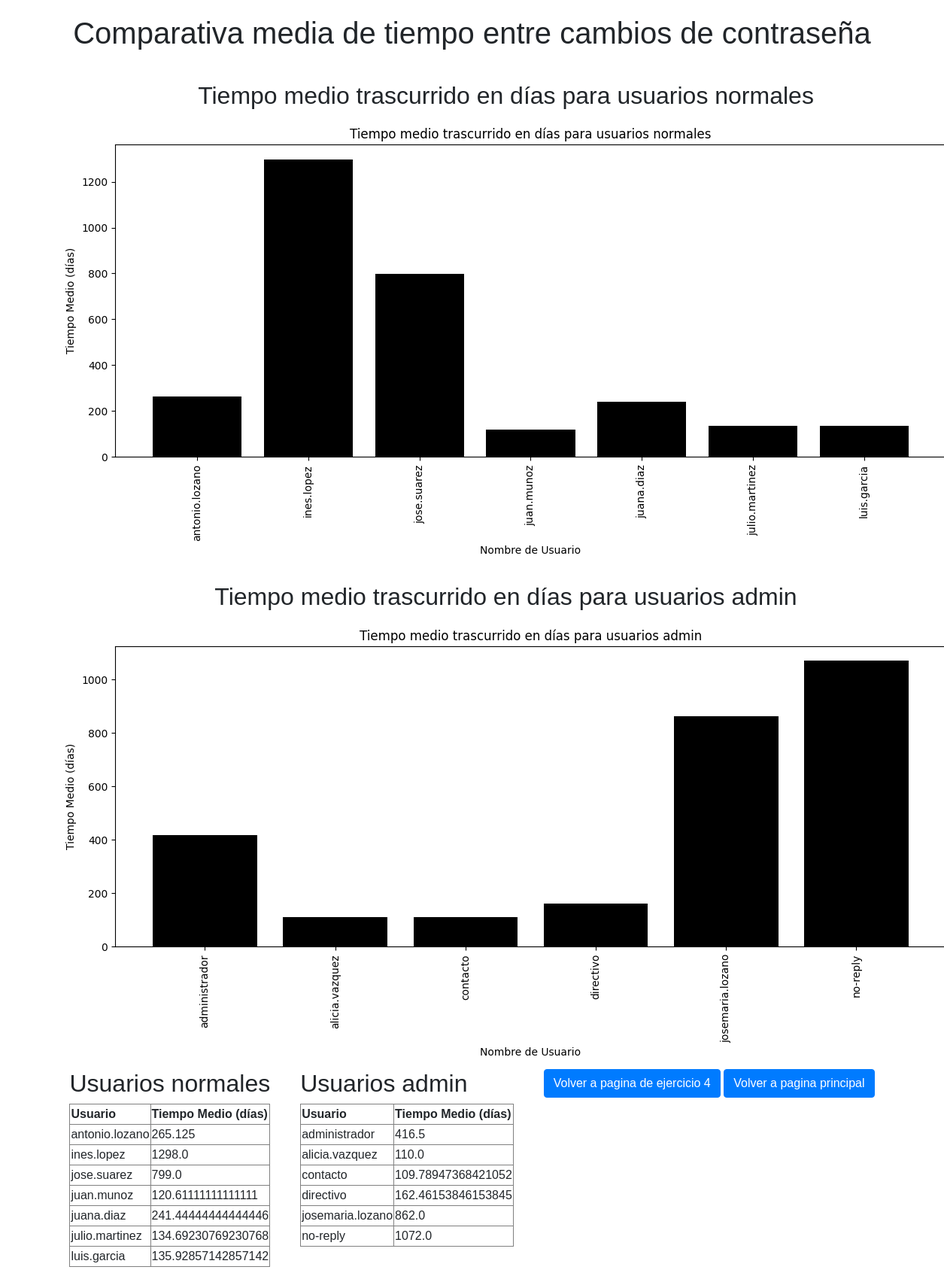
The page /parte1 (signed in) on the database its author committed.
### tables this page shows
CREATE TABLE fechas_ips(id INTEGER PRIMARY KEY AUTOINCREMENT,fecha DATETIME,ip TEXT,user_id TEXT,FOREIGN KEY (user_id) REFERENCES usuarios(id));

### app.py (the view)
@app.route('/parte1')
@login_required
def ej4_1():
    data4_1 = ejercicio4.ej4_1()
    return render_template('4parte1.html', **data4_1)

### app.py (called while the page is built)
@login_manager.user_loader
def load_user(user_id):
    return User.get(user_id)

### models.py (called while the page is built)
    @staticmethod
    def get(user_id):
        con = sqlite3.connect('datos.db')
        cur = con.cursor()
        cur.execute("SELECT id, contrasena, user_role FROM usuarios WHERE id=?", (user_id,))
        user_data = cur.fetchone()
        con.close()
        if user_data:
            return User(*user_data)
        return None

### templates/4parte1.html (shortened to what this page needs)
<!DOCTYPE html>
<html lang="en">
<head>
    <link href="https://stackpath.bootstrapcdn.com/bootstrap/4.5.2/css/bootstrap.min.css" rel="stylesheet">
</head>
<body>
    <h1>Comparativa media de tiempo entre cambios de contraseña</h1>
    <div class="container">
        <div class="chart">
            <h2>Tiempo medio trascurrido en días para usuarios normales</h2>
            <img alt="Usuarios normales">
        </div>
        <div class="chart">
            <h2>Tiempo medio trascurrido en días para usuarios admin</h2>
            <img alt="Usuarios admin">
        </div>
    </div>
    <div class="container">
        <div>
            <h2>Usuarios normales</h2>
            <table border="1">
                <thead>
                    <tr>
                        <th>Usuario</th>
                        <th>Tiempo Medio (días)</th>
                    </tr>
                </thead>
                <tbody>
                    {% for row in media_users.values %}
                        <tr>
                            <td>{{ row[0] }}</td>
                            <td>{{ row[1] }}</td>
                        </tr>
                    {% endfor %}
                </tbody>
            </table>
        </div>
        <div>
            <h2>Usuarios admin</h2>
            <table border="1">
                <thead>
                    <tr>
                        <th>Usuario</th>
                        <th>Tiempo Medio (días)</th>
                    </tr>
                </thead>
                <tbody>
                    {% for row in media_admins.values %}
                        <tr>
                            <td>{{ row[0] }}</td>
                            <td>{{ row[1] }}</td>
                        </tr>
                    {% endfor %}
                </tbody>
            </table>
        </div>
        <div class="btn-container text-center">
            <a href="/ejercicio4" class="btn btn-primary">Volver a pagina de ejercicio 4</a>
            <a href="/" class="btn btn-primary">Volver a pagina principal</a>
        </div>
    </div>
</body>
</html>

### templates/4parte1.html (style rules this page uses)
body { font-family: Arial, sans-serif; margin: 20px; }
h1 { text-align: center; margin-bottom: 20px; }
.container { display: flex; justify-content: space-around; flex-wrap: wrap; }
.chart { margin-top: 20px; text-align: center; }

### rows shown on the page
fechas_ips: user "antonio.lozano"
fechas_ips: user "ines.lopez"
fechas_ips: user "jose.suarez"
fechas_ips: user "juan.munoz"
fechas_ips: user "juana.diaz"
fechas_ips: user "julio.martinez"
fechas_ips: user "luis.garcia"
fechas_ips: user "administrador"
fechas_ips: user "alicia.vazquez"
fechas_ips: user "contacto"
fechas_ips: user "directivo"
fechas_ips: user "josemaria.lozano"
fechas_ips: user "no-reply"

### other values the page prints
{{ row[1] }} "265.125" "1298.0" "799.0" "120.61111111111111" "241.44444444444446" "134.69230769230768" "135.92857142857142"
{{ row[1] }} "416.5" "110.0" "109.78947368421052" "162.46153846153845" "862.0" "1072.0"
